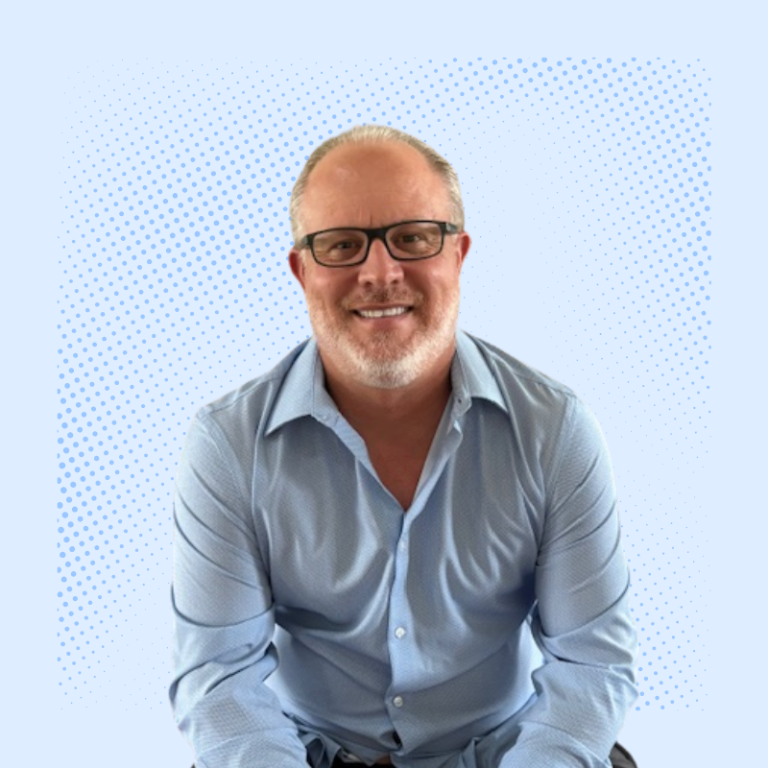
#> input picture headshot-new.png, 768 x 768 px, found by its file name
$ python make_linkedin_carousel_portrait_v3_executive.py
#> lines starting #> are read from the running program, lines starting #| are printed output that depends on the picture; after the words box and inside, x2 and y2 are one past the last pixel; in counts of white or black regions, pixels touching at a corner belong together
from PIL import Image, ImageDraw, ImageFont, ImageEnhance
import os

W, H = 1080, 1350
BASE = r"C:\Users\tonyb\.openclaw\workspace\tonybeal-site"
PHOTO = os.path.join(BASE, "headshot-new.png")
ASSETS = os.path.join(BASE, "assets", "linkedin-carousel-v3-exec")
OUT = os.path.join(BASE, "..", "outputs", "linkedin-banners")
os.makedirs(ASSETS, exist_ok=True)
os.makedirs(OUT, exist_ok=True)


def ft(name, size):
    try:
        return ImageFont.truetype(f"C:/Windows/Fonts/{name}", size)
    except:
        return ImageFont.load_default()

F = {
    "eyebrow": ft("arialbd.ttf", 26),
    "h1": ft("ariblk.ttf", 86),
    "h2": ft("ariblk.ttf", 70),
    "body": ft("arial.ttf", 36),
    "body_b": ft("arialbd.ttf", 36),
    "small": ft("arial.ttf", 28),
    "cta": ft("arialbd.ttf", 40),
}

PALETTE = {
    "bg_top": (10, 16, 30),
    "bg_bottom": (18, 30, 52),
    "panel": (255, 255, 255, 14),
    "panel_border": (150, 182, 230, 90),
    "text": (245, 248, 255),
    "muted": (194, 210, 236),
    "accent": (129, 178, 255),
    "accent2": (97, 226, 196),
    "cta": (122, 170, 255),
}


def clean_bg():
    img = Image.new("RGBA", (W, H), PALETTE["bg_top"] + (255,))
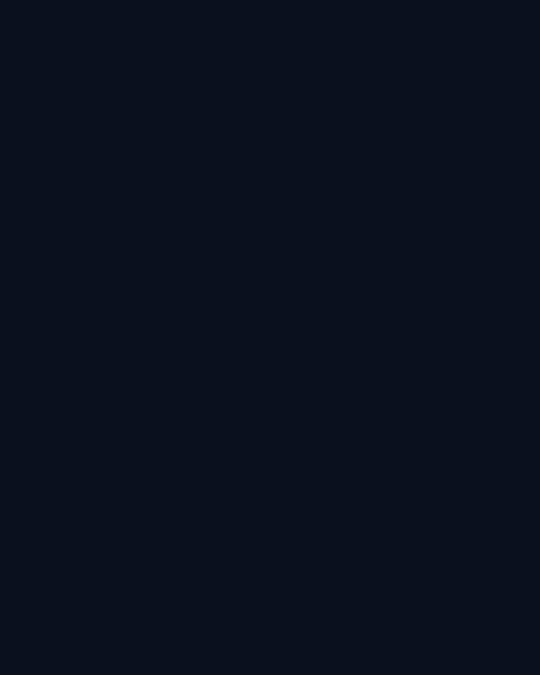
#> img: PIL image 1080x1350 RGBA (shown at 1/2 size); mean R, G, B, A 10, 16, 30, 255
    d = ImageDraw.Draw(img)

    for y in range(H):
        t = y / (H - 1)
        r = int(PALETTE["bg_top"][0] * (1 - t) + PALETTE["bg_bottom"][0] * t)
        g = int(PALETTE["bg_top"][1] * (1 - t) + PALETTE["bg_bottom"][1] * t)
        b = int(PALETTE["bg_top"][2] * (1 - t) + PALETTE["bg_bottom"][2] * t)
        d.line([(0, y), (W, y)], fill=(r, g, b, 255))

    # subtle top/bottom bands
    d.rectangle([0, 0, W, 74], fill=(0, 0, 0, 90))
    d.rectangle([0, H - 88, W, H], fill=(0, 0, 0, 110))

    # restrained accent line
    d.rectangle([80, 118, 380, 124], fill=PALETTE["accent"] + (220,))
    return img


def add_photo(img):
    p = Image.open(PHOTO).convert("RGB")
    p = ImageEnhance.Brightness(p).enhance(0.96)
    p = ImageEnhance.Contrast(p).enhance(1.08)

    target_w, target_h = 430, 560
    scale = max(target_w / p.size[0], target_h / p.size[1])
#> scale = 0.729
    p = p.resize((int(p.size[0] * scale), int(p.size[1] * scale)), Image.LANCZOS)
#> p: PIL image 560x560 RGB
    x0 = (p.size[0] - target_w) // 2
#> x0 = 65
    y0 = (p.size[1] - target_h) // 2
#> y0 = 0
    p = p.crop((x0, y0, x0 + target_w, y0 + target_h))
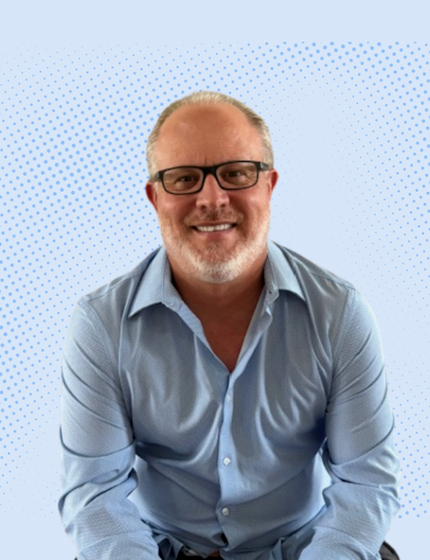
#> p: PIL image 430x560 RGB; mean R, G, B 168.1, 177.6, 193

    # rounded mask
    mask = Image.new("L", (target_w, target_h), 0)
#> mask: PIL image 430x560 L; every value is 0
    md = ImageDraw.Draw(mask)
    md.rounded_rectangle([0, 0, target_w, target_h], radius=38, fill=255)

    p = p.convert("RGBA")
#> p: PIL image 430x560 RGBA
    p.putalpha(mask)
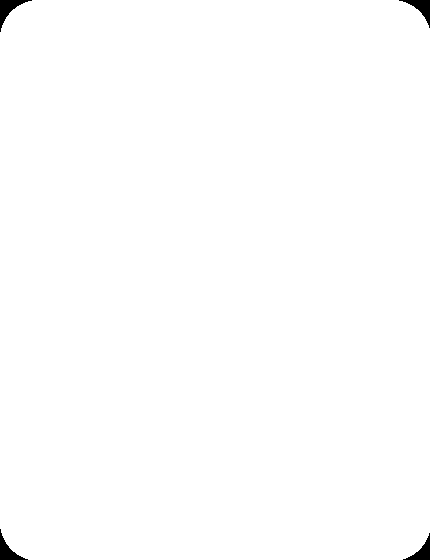
#> mask: PIL image 430x560 L; 99.5% white; 4 black regions, box (x1, y1, x2, y2) and area: (0, 0, 32, 32) 321, (399, 0, 430, 28) 289, (0, 529, 28, 560) 289, (403, 533, 430, 560) 258

    px, py = 620, 220
    # shadow
    sh = Image.new("RGBA", (W, H), (0, 0, 0, 0))
#> sh: PIL image 1080x1350 RGBA; every value is 0
    sd = ImageDraw.Draw(sh)
    sd.rounded_rectangle([px + 6, py + 10, px + target_w + 6, py + target_h + 10], radius=38, fill=(0, 0, 0, 90))
    img = Image.alpha_composite(img, sh)
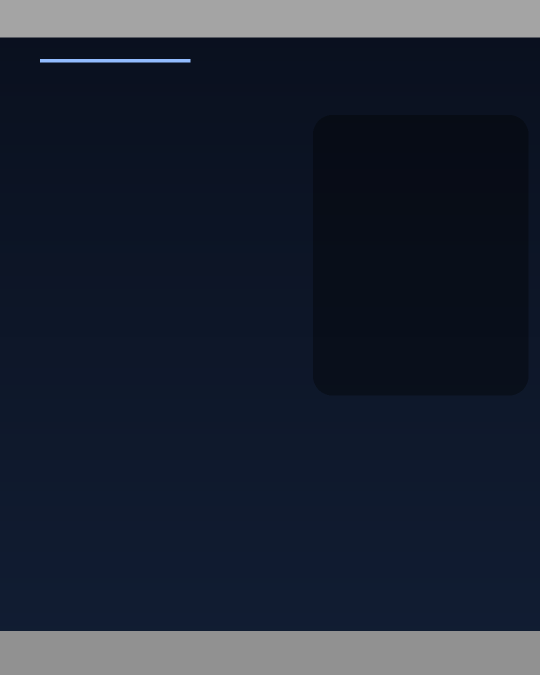
#> img: PIL image 1080x1350 RGBA (shown at 1/2 size); mean R, G, B, A 11.3, 18.8, 33.7, 236.3; transparent parts drawn white
    img.paste(p, (px, py), p)
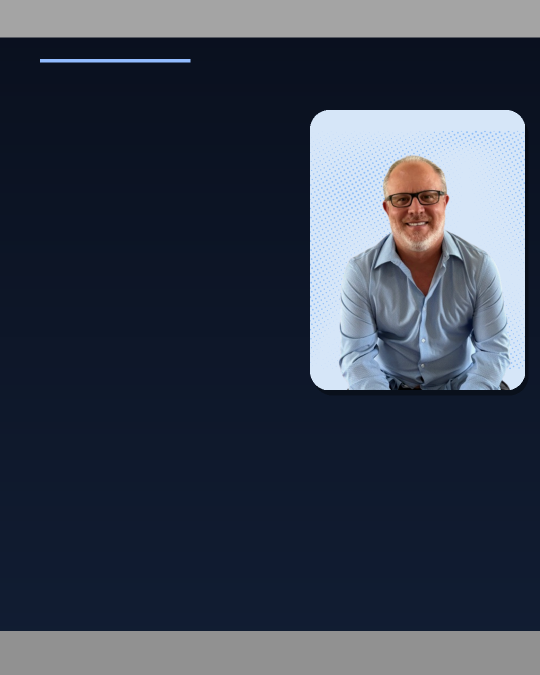
#> img: PIL image 1080x1350 RGBA (shown at 1/2 size); mean R, G, B, A 37.5, 45.7, 61.2, 236.3; transparent parts drawn white

    d = ImageDraw.Draw(img)
    d.rounded_rectangle([px - 2, py - 2, px + target_w + 2, py + target_h + 2], radius=40, outline=PALETTE["accent"] + (170,), width=2)
    return img


def header(d, title):
    d.text((82, 24), "TONY BEAL  •  REVOPS / AI SALES SYSTEMS", font=F["eyebrow"], fill=PALETTE["muted"])
    tw = int(d.textlength(title, font=F["small"]))
    d.text((W - tw - 82, H - 66), title, font=F["small"], fill=PALETTE["muted"])


def panel(d, x, y, w, h, title, body):
    d.rounded_rectangle([x, y, x + w, y + h], radius=26, fill=PALETTE["panel"], outline=PALETTE["panel_border"], width=2)
    d.text((x + 26, y + 22), title, font=F["body_b"], fill=PALETTE["text"])
    d.text((x + 26, y + 78), body, font=F["small"], fill=PALETTE["muted"])


def slide1():
    img = add_photo(clean_bg())
    d = ImageDraw.Draw(img)
    header(d, "Executive Brief — 01")
    d.text((82, 165), "Revenue Systems", font=F["h2"], fill=PALETTE["text"])
    d.text((82, 246), "Operator", font=F["h2"], fill=PALETTE["accent"])
    d.text((82, 352), "I build predictable pipeline engines for B2B teams.", font=F["body"], fill=PALETTE["muted"])
    panel(d, 82, 820, 916, 210, "$20M+ pipeline generated", "15+ years in B2B • RevOps + AI execution")
    return img


def slide2():
    img = clean_bg()
    d = ImageDraw.Draw(img)
    header(d, "Executive Brief — 02")
    d.text((82, 165), "The Results", font=F["h1"], fill=PALETTE["text"])
    panel(d, 82, 340, 916, 176, "$20M+", "Pipeline created across complex B2B cycles")
    panel(d, 82, 548, 916, 176, "15+ years", "Sales, BD, RevOps leadership")
    panel(d, 82, 756, 916, 176, "11K+ audience", "Market-facing authority and demand signal")
    panel(d, 82, 964, 916, 176, "3,700+ accounts", "Hands-on GTM and account motion exposure")
    return img


def slide3():
    img = clean_bg()
    d = ImageDraw.Draw(img)
    header(d, "Executive Brief — 03")
    d.text((82, 165), "What I Build", font=F["h1"], fill=PALETTE["text"])
    panel(d, 82, 360, 916, 190, "Revenue Operations", "Forecast rigor • funnel architecture • KPI visibility")
    panel(d, 82, 582, 916, 190, "AI Sales Systems", "Prospecting workflows • lead scoring • follow-up automation")
    panel(d, 82, 804, 916, 190, "GTM Execution", "ICP precision • messaging • pipeline acceleration")
    return img


def slide4():
    img = add_photo(clean_bg())
    d = ImageDraw.Draw(img)
    header(d, "Executive Brief — 04")
    d.text((82, 165), "Growth is", font=F["h1"], fill=PALETTE["text"])
    d.text((82, 260), "engineered.", font=F["h1"], fill=PALETTE["accent"])
    d.text((82, 380), "System by system. Pipeline by pipeline.", font=F["body"], fill=PALETTE["muted"])
    panel(d, 82, 840, 916, 190, "Tony Beal", "Revenue Architect • RevOps Leader • AI-enabled GTM")
    return img


def slide5():
    img = clean_bg()
    d = ImageDraw.Draw(img)
    header(d, "Executive Brief — 05")
    d.text((82, 165), "Open to", font=F["h1"], fill=PALETTE["text"])
    d.text((82, 260), "the right role.", font=F["h1"], fill=PALETTE["accent"])
    panel(d, 82, 430, 916, 200, "Target roles", "RevOps Manager/Director • Sales Ops • GTM Systems")

    x, y, w, h = 220, 760, 640, 116
    d.rounded_rectangle([x, y, x + w, y + h], radius=58, fill=PALETTE["cta"] + (230,), outline=(195, 218, 255, 255), width=3)
    txt = "LET'S CONNECT"
    tw = int(d.textlength(txt, font=F["cta"]))
#> tw = 318
    d.text((x + (w - tw) // 2, y + 34), txt, font=F["cta"], fill=(20, 26, 40))

    d.text((280, 930), "linkedin.com/in/tonybeal", font=F["body"], fill=PALETTE["text"])
    d.text((392, 985), "tonybeal.net", font=F["body"], fill=PALETTE["accent"])
    return img


def main():
    slides = [slide1(), slide2(), slide3(), slide4(), slide5()]
    names = [
        "linkedin-carousel-v3-exec-slide1.png",
        "linkedin-carousel-v3-exec-slide2.png",
        "linkedin-carousel-v3-exec-slide3.png",
        "linkedin-carousel-v3-exec-slide4.png",
        "linkedin-carousel-v3-exec-slide5.png",
    ]

    out_paths = []
    for img, n in zip(slides, names):
        p1 = os.path.join(ASSETS, n)
        p2 = os.path.join(OUT, n)
        img.convert("RGB").save(p1, "PNG")
        img.convert("RGB").save(p2, "PNG")
        out_paths.append(p2)
        print("Saved", p2)
#> this loop made 5 passes
#> n on passes 1 to 5: 'linkedin-carousel-v3-exec-slide1.png', 'linkedin-carousel-v3-exec-slide2.png', 'linkedin-carousel-v3-exec-slide3.png', 'linkedin-carousel-v3-exec-slide4.png', 'linkedin-carousel-v3-exec-slide5.png'
#| Saved C:\Users\tonyb\.openclaw\workspace\tonybeal-site/../outputs/linkedin-banners/linkedin-carousel-v3-exec-slide1.png
#| Saved C:\Users\tonyb\.openclaw\workspace\tonybeal-site/../outputs/linkedin-banners/linkedin-carousel-v3-exec-slide2.png
#| Saved C:\Users\tonyb\.openclaw\workspace\tonybeal-site/../outputs/linkedin-banners/linkedin-carousel-v3-exec-slide3.png
#| Saved C:\Users\tonyb\.openclaw\workspace\tonybeal-site/../outputs/linkedin-banners/linkedin-carousel-v3-exec-slide4.png
#| Saved C:\Users\tonyb\.openclaw\workspace\tonybeal-site/../outputs/linkedin-banners/linkedin-carousel-v3-exec-slide5.png
#> pass 1, in main, `img.convert("RGB").save(p1, "PNG")`:
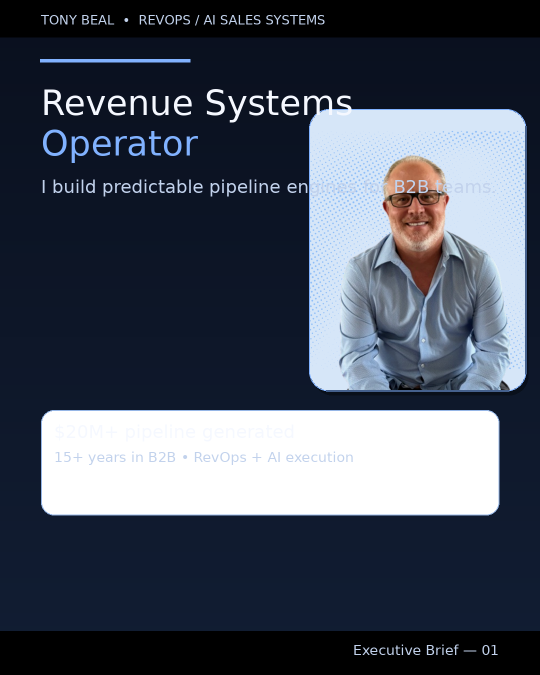
#> saved as linkedin-carousel-v3-exec-slide1.png: PIL image 1080x1350 RGB (shown at 1/2 size); mean R, G, B 72, 79.2, 92.9
#> pass 2, in main, `img.convert("RGB").save(p1, "PNG")`:
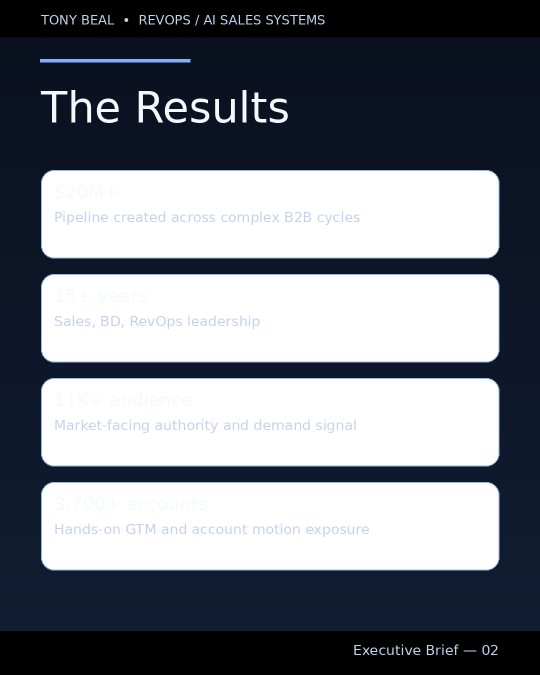
#> saved as linkedin-carousel-v3-exec-slide2.png: PIL image 1080x1350 RGB (shown at 1/2 size); mean R, G, B 119.2, 123.6, 132.1
#> after the loop, out_paths = 5 items

    pdf = os.path.join(OUT, "linkedin-carousel-v3-executive-1080x1350.pdf")
    pages = [Image.open(p).convert("RGB") for p in out_paths]
#> pages = 5 items
    pages[0].save(pdf, "PDF", save_all=True, append_images=pages[1:], resolution=150.0)
    print("Saved", pdf)
#| Saved C:\Users\tonyb\.openclaw\workspace\tonybeal-site/../outputs/linkedin-banners/linkedin-carousel-v3-executive-1080x1350.pdf


if __name__ == "__main__":
    main()
